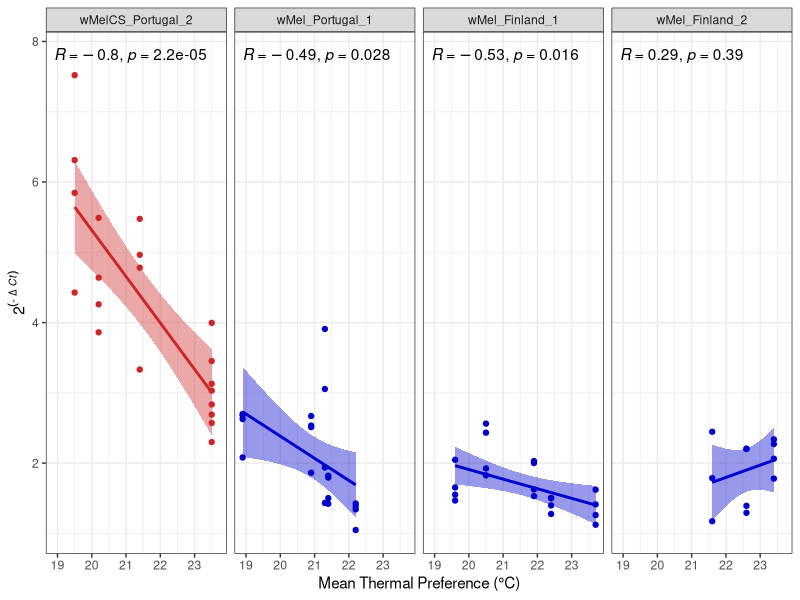
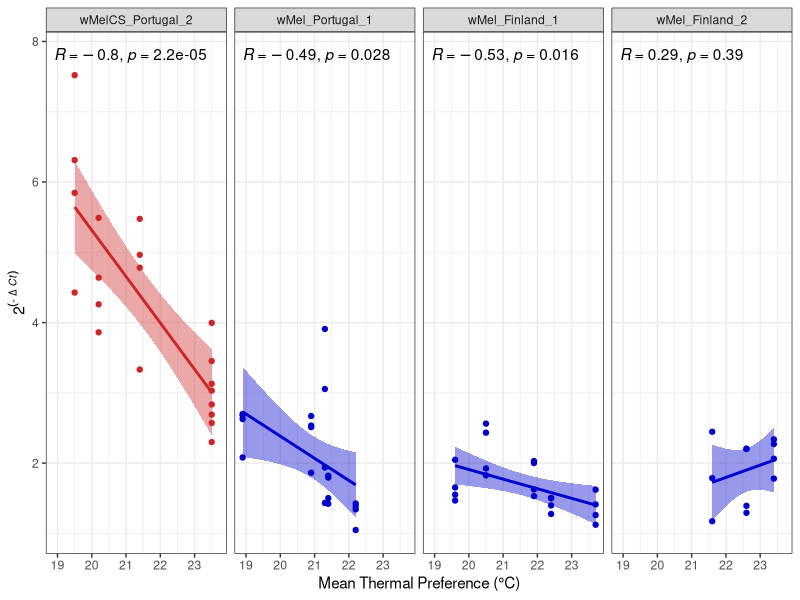

Generate these figures, in order, with R: (Note: this script raises an error after producing the figures.)
library(lme4)
library(afex)
library(emmeans)
library(ggplot2)
library(car)
require(gridExtra)
library(tidyverse)
library(readxl)
library(ggpubr)
library(knitr)

setwd("D:/GitHub/DrosoNatThermPref")

dir.create("analyses/qPCR/")

######## Basic Data exploration and data shaping ####
DATA <- read_excel("data/Strunov_DrosNatThermPref_2023_qPCR.xlsx",
    sheet = "altogether"
)


### convert to factors
DATA$BioRep <- as.factor(DATA$BioRep)
DATA$TechRep <- as.factor(DATA$TechRep)
DATA$Run <- as.factor(DATA$Run)
levels(factor(DATA$WolbStrain))

color1 <- c("firebrick3", "blue3", "blue3", "blue3")
color2 <- c("firebrick3", "firebrick3", "blue3", "blue3", "blue3", "blue3")
DATA$WolbStrain <- factor(DATA$WolbStrain, levels = c("wMelCS_Portugal_1", "wMelCS_Portugal_2", "wMel_Portugal_1", "wMel_Portugal_2", "wMel_Finland_1", "wMel_Finland_2"))


## calculate mean Ct across technical replicates and remove samples with SD>=0.5
means <- DATA %>%
    group_by(Run, Line, BioRep, Gene, Sex, median_Tp, mean_Tp, WolbStrain) %>%
    dplyr::summarise(Mean = mean(Ct), SD = sd(Ct)) %>%
    select(!SD)
means

## calculate mean Ct across technical replicates and retain samples with SD>=0.3 to get a list of samples to be repeated
means.SD <- DATA %>%
    group_by(Run, Line, BioRep, Gene, Sex) %>%
    summarise(Mean = mean(Ct), SD = sd(Ct)) %>%
    filter(SD >= 0.5)
means.SD

# write.table(means.SD,file="/Users/Anton/Keepitcool!/qPCR_competition assay fecundity/qPCR_2B_repeated.txt",quote = F,row.names = F)

## calculate delta CT
means.spread <- na.omit(spread(means, Gene, Mean))
means.spread$delta <- 2^(-(means.spread$wd - means.spread$rpl))

## plot RegressionPlots (direct from runs)
Run.data <- subset(means.spread, means.spread$Run != "stock")

qPCR.reg <- ggplot(Run.data, aes(x = mean_Tp, y = delta, color = WolbStrain, fill = WolbStrain)) +
    geom_point(show.legend = FALSE) +
    geom_smooth(
        method = lm,
        show.legend = FALSE
    ) +
    theme_bw() +
    ylab(expression(2^("-" ~ Delta ~ italic("Ct")))) +
    xlab("Mean Thermal Preference (°C)") +
    facet_grid(. ~ WolbStrain) +
    scale_color_manual(values = color1) +
    scale_fill_manual(values = color1) +
    stat_cor(label.y = 7.8, col = "black")


ggsave(
    "analyses/qPCR/qPCR_regressions.pdf",
    qPCR.reg,
    width = 8,
    height = 5
)

ggsave(
    "analyses/qPCR/qPCR_regressions.png",
    qPCR.reg,
    width = 8,
    height = 5
)
sink("analyses/qPCR/stats_qPCR1.txt")
cat("test sig. diff among Types\n")
### test if sign. diff. among Types
Run.full <- separate(Run.data, WolbStrain, c("Type", "origin", "Rep"))
Run.data$IDRep <- paste0(Run.data$BioRep, Run.data$Sex)
res <- glm(delta ~ Type * mean_Tp * Sex,
    data = Run.full
)
Anova(res, type = 3)

for (i in unique(Run.data$WolbStrain)) {
    cat("#######", i, "#########")
    DAT.i <- filter(Run.data, WolbStrain == as.character(i))
    res <- lm(delta ~ mean_Tp,
        data = DAT.i
    )
    print(summary(res))
}
sink()

Stock.data <- subset(means.spread, means.spread$Run == "stock")


qPCR.bp <- ggplot(Stock.data, aes(x = WolbStrain, y = delta, color = WolbStrain, fill = WolbStrain)) +
    geom_jitter(
        show.legend = FALSE,
        alpha = 0.2
    ) +
    geom_boxplot(
        show.legend = FALSE,
        alpha = 0.4
    ) +
    theme_bw() +
    ylab(expression(2^("-" ~ Delta ~ italic("Ct")))) +
    xlab("") +
    scale_color_manual(values = color2) +
    scale_fill_manual(values = color2) +
    stat_cor(label.y = 7.8, col = "black")
qPCR.bp

ggsave(
    "analyses/qPCR/qPCR_boxplot.pdf",
    qPCR.bp,
    width = 8,
    height = 5
)

ggsave(
    "analyses/qPCR/qPCR_boxplot.png",
    qPCR.bp,
    width = 8,
    height = 5
)

## make new analyses for pairwise comparsions
sink("analyses/qPCR/qPCR_stocks.txt")
cat("Sig. among Wolbachia types\n")
Stock.data <- Stock.data %>%
    separate(WolbStrain,
        c(
            "Wolb",
            "country",
            "ID"
        ),
        remove = FALSE
    )

res <- lmer(delta ~ Wolb + (1 | WolbStrain),
    data = Stock.data
)

Anova(res)

cat("Sig. among Drosophila strains\n")

res <- lm(delta ~ WolbStrain,
    data = Stock.data
)

pairs(emmeans(res, ~WolbStrain))
sink()
